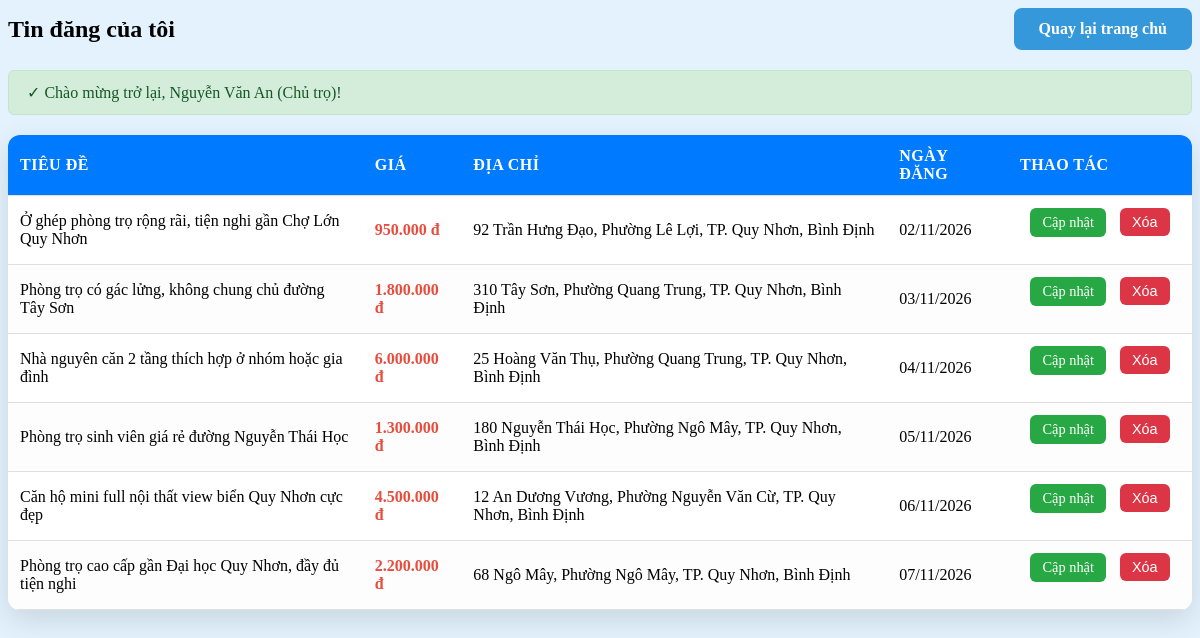
Page /public/tin-cua-toi (signed in) on the committed database.
### tables this page shows
CREATE TABLE `post` (
    `PostID` INT AUTO_INCREMENT PRIMARY KEY,
    `UserID` INT NOT NULL,
    `TieuDe` VARCHAR(255) NOT NULL,
    `MoTa` TEXT DEFAULT NULL,
    `DiaChi` VARCHAR(255) NOT NULL,
    `DienTich` DECIMAL(8,2) NOT NULL DEFAULT 0.00,
    `GiaPhong` DECIMAL(15,2) NOT NULL DEFAULT 0.00,
    `Latitude` DECIMAL(10,8) DEFAULT NULL,
    `Longitude` DECIMAL(11,8) DEFAULT NULL,
    `TrangThai` TINYINT NOT NULL DEFAULT 1 COMMENT '1: Hien thi, 0: An',
    `NgayDang` DATETIME NOT NULL DEFAULT CURRENT_TIMESTAMP,
    `Video` VARCHAR(255) DEFAULT NULL,
    CONSTRAINT `fk_post_user` FOREIGN KEY (`UserID`) REFERENCES `user` (`UserID`) ON DELETE CASCADE ON UPDATE CASCADE,
    INDEX `idx_post_filter` (`TrangThai`, `GiaPhong`, `DienTich`, `NgayDang`),
    INDEX `idx_post_user` (`UserID`),
    INDEX `idx_post_created` (`NgayDang`)
);

### app/Controllers/PostController.php (called while the page is built, shortened)
<?php
class PostController
{
	public function myPosts()
{
    $userId = Auth::id();
    $postModel = new Post();
    $posts = $postModel->getPostsByUser($userId);
    view('post/My-Post', [
        'title' => 'Tin đăng của tôi',
        'posts' => $posts
    ]);
}
}

### public/index.php (called while the page is built, shortened)
<?php
require_once __DIR__ . '/../config/config.php';
require_once __DIR__ . '/../app/Helpers/Auth.php';
require_once __DIR__ . '/../app/functions.php';

### app/Helpers/Auth.php (called while the page is built, shortened)
<?php
class Auth
{
    public static function id(): ?int
    {
        return isset($_SESSION['user_id']) ? (int)$_SESSION['user_id'] : null;
    }
}

### app/Models/Post.php (called while the page is built, shortened)
<?php
class Post
{
public function getPostsByUser($userID)
{
    $sql = "
        SELECT
            p.*,
            (SELECT URLAnh
             FROM hinhanh
             WHERE PostID = p.PostID
             ORDER BY HinhID ASC LIMIT 1) AS AnhDaiDien
        FROM post p
        WHERE p.UserID = ?
        ORDER BY p.PostID DESC
    ";
    $stmt = query($sql, [$userID]);
    return $stmt->fetchAll();
}
}

### app/Models/DB.php (called while the page is built, shortened)
<?php
class DB
{
    private static ?PDO $pdo = null;
    public static function connect(): PDO
    {
        if (self::$pdo === null) {
            $host    = defined('DB_HOST') ? DB_HOST : '127.0.0.1';
            $port    = defined('DB_PORT') ? DB_PORT : '3306';
            $dbname  = defined('DB_NAME') ? DB_NAME : 'phongtroqn';
            $user    = defined('DB_USER') ? DB_USER : 'root';
            $pass    = defined('DB_PASS') ? DB_PASS : '';
            $dsn = "mysql:host={$host};port={$port};dbname={$dbname};charset=utf8mb4";
            $options = [
                PDO::ATTR_ERRMODE            => PDO::ERRMODE_EXCEPTION,
                PDO::ATTR_DEFAULT_FETCH_MODE => PDO::FETCH_ASSOC,
                PDO::ATTR_EMULATE_PREPARES   => false,
            ];
            try {
                self::$pdo = new PDO($dsn, $user, $pass, $options);
            } catch (PDOException $e) {
                error_log("Database Connection Error: " . $e->getMessage());
                if (defined('APP_DEBUG') && APP_DEBUG === true) {
                    throw new RuntimeException("Lỗi kết nối CSDL: " . $e->getMessage());
                }
                http_response_code(500);
                require_once __DIR__ . '/../Views/errors/500.php';
                exit;
            }
        }
        return self::$pdo;
    }
    public static function query(string $sql, array $params = []): PDOStatement
    {
        $stmt = self::connect()->prepare($sql);
        $stmt->execute($params);
        return $stmt;
    }
}
if (!function_exists('query')) {
    function query(string $sql, array $params = []): PDOStatement
    {
        return DB::query($sql, $params);
    }
}

### app/Views/post/My-Post.php (the view, shortened to what this page needs)
<link rel="stylesheet" href="<?= ASSETS_URL ?>/css/my-post.css?v=<?= time() ?>">
<div style="display:flex; justify-content:space-between; align-items:center; margin-bottom:20px;">
    <h2 style="margin:0;">Tin đăng của tôi</h2>
    <a href="<?= BASE_URL ?>/" class="btn"
       style="background:#3498db; color:white; padding:12px 25px; border-radius:8px; text-decoration:none; font-weight:600;">
       Quay lại trang chủ
    </a>
</div>
<?php if ($successMsg = getFlash('success')): ?>
    <div style="background: #d4edda; color: #155724; padding: 12px 18px; border-radius: 6px; margin: 15px 0; border: 1px solid #c3e6cb; font-weight: 500;">
        ✓ <?= htmlspecialchars($successMsg) ?>
    </div>
<?php endif; ?>
<?php if (empty($posts)): ?>
    <div style="text-align:center; padding:50px 20px; background:#f8f9fa; border-radius:8px; margin:20px 0;">
        <p style="font-size:1.2em; color:#666;">Bạn chưa đăng tin nào.</p>
        <a href="<?= BASE_URL ?>/dang-tin" class="btn" style="padding:10px 25px; font-size:1.1em;">Đăng tin mới ngay!</a>
    </div>
<?php else: ?>
    <table class="my-posts" style="width:100%; border-collapse:collapse; margin-top:20px;">
        <thead>
            <tr style="background:#007bff; color:white;">
                <th style="padding:12px;">Tiêu đề</th>
                <th style="padding:12px;">Giá</th>
                <th style="padding:12px;">Địa chỉ</th>
                <th style="padding:12px;">Ngày đăng</th>
                <th style="padding:12px; width:160px;">Thao tác</th>
            </tr>
        </thead>
        <tbody>
            <?php foreach ($posts as $p): ?>
            <tr style="border-bottom:1px solid #ddd;">
                <td style="padding:12px;"><?= e($p['TieuDe']) ?></td>
                <td style="padding:12px; color:#e74c3c; font-weight:bold;">
                    <?= money($p['GiaPhong']) ?>
                </td>
                <td style="padding:12px;"><?= e($p['DiaChi']) ?></td>
                <td style="padding:12px;">
                    <?= date('d/m/Y', strtotime($p['NgayDang'])) ?>
                </td>
                <td style="padding:12px; text-align:center;">
                    <a href="<?= BASE_URL ?>/sua-tin/<?= $p['PostID'] ?>"
                       class="btn" style="padding:6px 12px; font-size:0.9em;">Cập nhật</a>
                    <form method="POST" action="<?= BASE_URL ?>/xoa-tin/<?= $p['PostID'] ?>" style="display:inline-block;" onsubmit="return confirm('Xóa vĩnh viễn tin này?')">
                        <button type="submit" class="btn btn-delete" style="padding:6px 12px; font-size:0.9em; border:none; cursor:pointer;">Xóa</button>
                    </form>
                </td>
            </tr>
            <?php endforeach; ?>
        </tbody>
    </table>
<?php endif; ?>

### public/assets/css/my-post.css (style rules this page uses)
.my-posts { width: 100%; border-collapse: collapse; margin: 25px 0; font-size: 1em; box-shadow: 0 10px 30px rgba(0,0,0,0.12); border-radius: 12px; overflow: hidden; background: #fff !important; }
.my-posts thead tr { background: linear-gradient(135deg, #007bff, #0056b3); color: #ffffff; text-align: left; font-weight: 600; text-transform: uppercase; letter-spacing: 0.5px; }
.my-posts th, .my-posts td { padding: 15px 12px; border-bottom: 1px solid #e0e0e0; }
.my-posts tbody tr { transition: all 0.3s ease; }
.my-posts tbody tr:nth-child(even) { background-color: #fdfdfd; }
.my-posts .btn { display: inline-block; padding: 8px 14px; margin: 0 5px; border-radius: 6px; text-decoration: none; font-size: 0.9em; font-weight: 500; transition: all 0.2s; color: white; }
.my-posts .btn { background: #28a745; }
.my-posts .btn-delete { background: #dc3545; }

### rows in the picture
post: TieuDe "Ở ghép phòng trọ rộng rãi, tiện nghi gần Chợ Lớn Quy Nhơn", GiaPhong "950.000 đ", DiaChi "92 Trần Hưng Đạo, Phường Lê Lợi, TP. Quy Nhơn, Bình Định", NgayDang "02/11/2026"
post: TieuDe "Phòng trọ có gác lửng, không chung chủ đường Tây Sơn", GiaPhong "1.800.000 đ", DiaChi "310 Tây Sơn, Phường Quang Trung, TP. Quy Nhơn, Bình Định", NgayDang "03/11/2026"
post: TieuDe "Nhà nguyên căn 2 tầng thích hợp ở nhóm hoặc gia đình", GiaPhong "6.000.000 đ", DiaChi "25 Hoàng Văn Thụ, Phường Quang Trung, TP. Quy Nhơn, Bình Định", NgayDang "04/11/2026"
post: TieuDe "Phòng trọ sinh viên giá rẻ đường Nguyễn Thái Học", GiaPhong "1.300.000 đ", DiaChi "180 Nguyễn Thái Học, Phường Ngô Mây, TP. Quy Nhơn, Bình Định", NgayDang "05/11/2026"
post: TieuDe "Căn hộ mini full nội thất view biển Quy Nhơn cực đẹp", GiaPhong "4.500.000 đ", DiaChi "12 An Dương Vương, Phường Nguyễn Văn Cừ, TP. Quy Nhơn, Bình Định", NgayDang "06/11/2026"
post: TieuDe "Phòng trọ cao cấp gần Đại học Quy Nhơn, đầy đủ tiện nghi", GiaPhong "2.200.000 đ", DiaChi "68 Ngô Mây, Phường Ngô Mây, TP. Quy Nhơn, Bình Định", NgayDang "07/11/2026"

### other values in the picture
$successMsg "Chào mừng trở lại, Nguyễn Văn An (Chủ trọ)!"
